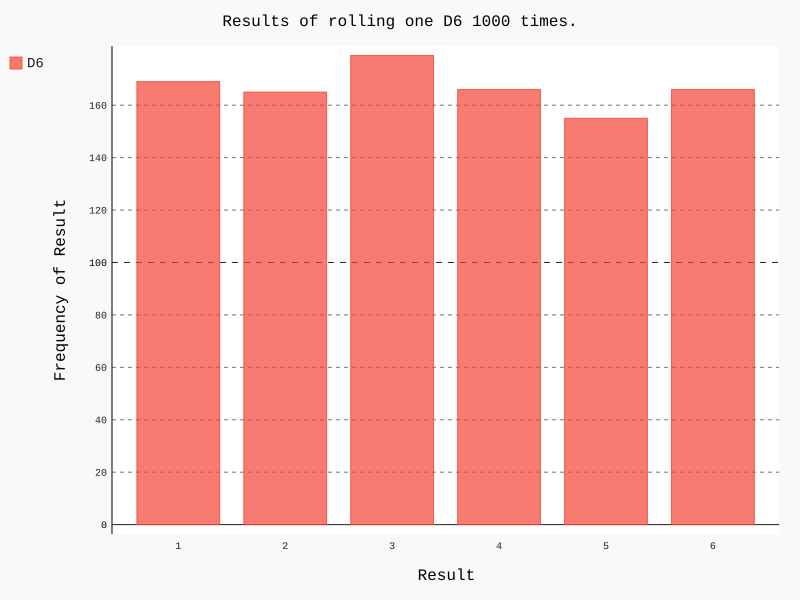

Source code (Python):
import pygal
from die import Die


# Create a D6
die = Die()

# Make some rolls, and store results in a list.
results = []
for roll_num in range(1000):
    result = die.roll()
    results.append(result)

# Analyze the results.
frequencies = []
for value in range(1, die.num_sides+1):
    frequency = results.count(value)
    frequencies.append(frequency)

# Visualize the results.
hist = pygal.Bar()

hist.title = "Results of rolling one D6 1000 times."
hist.x_labels = ['1', '2', '3', '4', '5', '6']
hist.x_title = "Result"
hist.y_title = "Frequency of Result"

hist.add('D6', frequencies)
hist.render_to_file('die_visual.svg')

print(frequencies)
